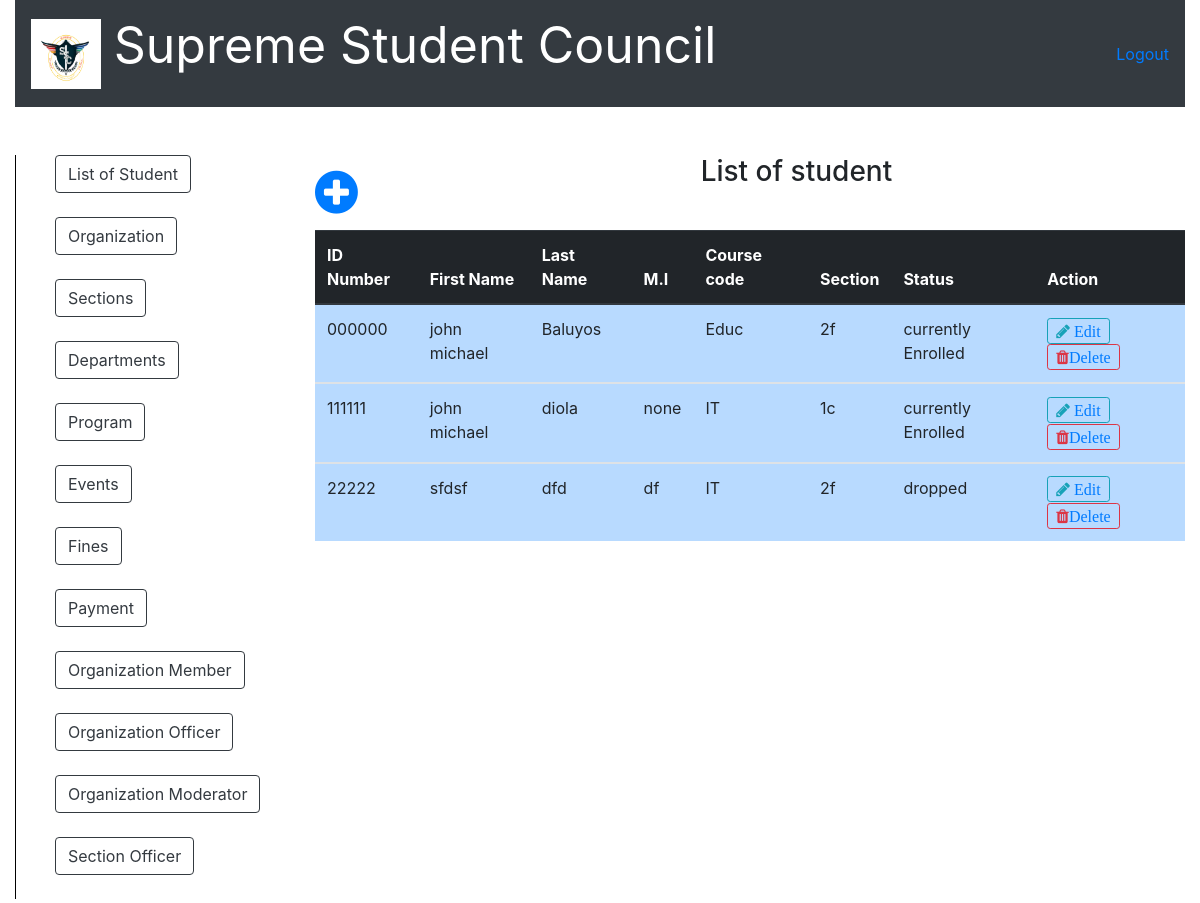
Before: /list_of_student.php with the older database file.
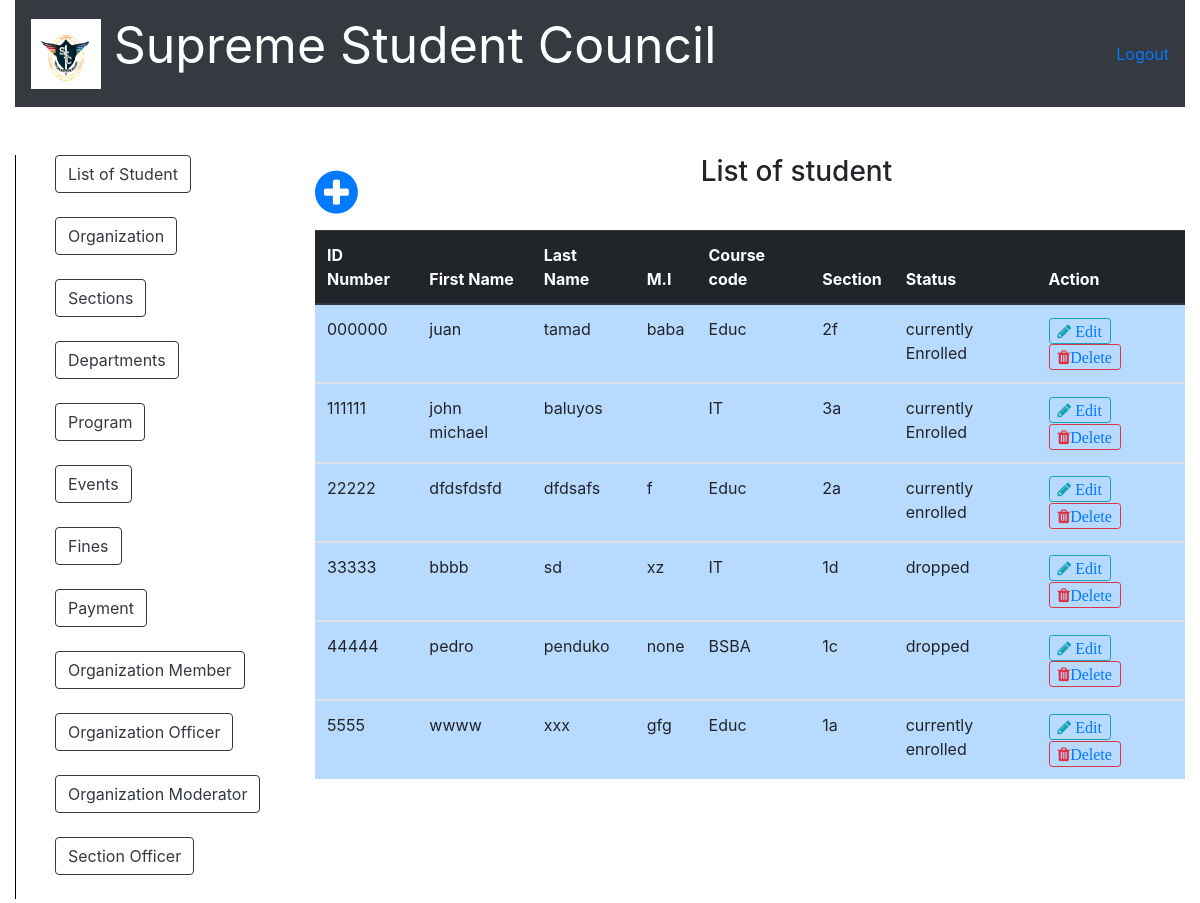
After: the same page with the newer database file.
### tables this page shows
CREATE TABLE `student` (
  `id_number` varchar(50) NOT NULL,
  `last_name` varchar(100) NOT NULL,
  `first_name` varchar(100) NOT NULL,
  `middle_name` varchar(100) NOT NULL,
  `course_code` varchar(10) NOT NULL,
  `section_id` varchar(20) NOT NULL,
  `status` varchar(50) NOT NULL
);

CREATE TABLE `program` (
  `course_code` varchar(10) NOT NULL,
  `course_name` varchar(100) NOT NULL,
  `department_code` char(10) NOT NULL
);

### list_of_student.php (the view, shortened to what this page needs)
<?php include('server.php'); ?>
<!DOCTYPE html>
<html>
<head>
		<link rel="stylesheet" href="bootstrap/css/bootstrap.min.css">
		<link rel = "stylesheet" href = "font-awesome-4.7.0/font-awesome-4.7.0/css/font-awesome.min.css">
		<link href = "css/style.css" rel = "stylesheet" type = "text/css" >
</head>
<body>
	<div class="container-fluid">
		<nav class="navbar navbar-expand-lg navbar-dark bg-dark">
		   <a href = "index.php"><img src = "ssc.PNG" style=" height:70px; width:70px;"></a>
		  <div class="collapse navbar-collapse" id="navbarTogglerDemo03">
		    	</center><p style="color:white; font-size: 50px; margin-right: 400px;">Supreme Student Council<strong></strong></p>
		    	<a href="logout.php">Logout</a>
		  </div>
		</nav>
	</div>
	<br /><br />
	<div class="container-fluid">
		<div class="row">
			<div class="col-sm-2" >
				<div class="vertical_line">
				<ul style="list-style: none;">
					<li><a href = "list_of_student.php"><button type="button" class="btn btn-outline-dark">List of Student</button></a></li><br />
					<li><a href ="list_of_organization.php"><button type="button" class="btn btn-outline-dark">Organization</button></a></li><br />
					<li><a href ="list_of_section.php"><button type="button" class="btn btn-outline-dark">Sections</button></a></li><br />
					<li><a href ="list_of_department.php"><button type="button" class="btn btn-outline-dark">Departments</button></a></li><br />
					<li><a href ="list_of_program.php"><button type="button" class="btn btn-outline-dark">Program</button></a></li><br />
					<li><a href ="list_of_event.php"><button type="button" class="btn btn-outline-dark">Events</button></a></li><br />
					<li><a href ="fines.php"><button type="button" class="btn btn-outline-dark">Fines</button></a></li><br />
					<li><a href ="payment.php"><button type="button" class="btn btn-outline-dark">Payment</button></a></li><br />
					<li><a href ="list_of_organization_member.php"><button type="button" class="btn btn-outline-dark">Organization Member</button></a></li><br />
					<li><a href ="list_of_organization_officer.php"><button type="button" class="btn btn-outline-dark">Organization Officer</button></a></li><br />
					<li><a href ="list_of_organization_moderator.php"><button type="button" class="btn btn-outline-dark">Organization Moderator</button></a></li><br />
					<li><a href ="list_of_section_officer.php"><button type="button" class="btn btn-outline-dark">Section Officer</button></a></li><br />
				</ul>
				</div>
			</div>
			<div class="col-sm-1" >
			</div>
			<div class="col-sm-9">
				<a href = "add_new_student.php"><span style="float: left; font-size: 50px; margin-right: 50px;"><i class="fa fa-plus-circle" font-size = "50px"></i></span></a>
				<center><h3>List of student</h3></center><br />
				<?php $results = mysqli_query($db, "SELECT * FROM student,program  WHERE student.course_code = program.course_code"); ?>
				<table class="table table-primary">
				  <thead class="thead-dark">
				    <tr>
					  <th scope="col">ID Number</th>
				      <th scope="col">First Name</th>
				      <th scope="col">Last Name</th>
				      <th scope="col">M.I</th>
				      <th scope="col">Course code</th>
				      <th scope="col">Section</th>
				      <th scope="col">Status</th>
				      <th scope="col">Action</th>
				    </tr>
				  </thead>
				  <?php while ($row = mysqli_fetch_array($results)){ ?>
				  <tbody>
				    <tr>
				      <td><?php echo $row['id_number']?></td>
				      <td><?php echo $row['first_name']?></td>
				      <td><?php echo $row['last_name']?></td>
				      <td><?php echo $row['middle_name']?></td>
				      <td><?php echo $row['course_code']?></td>
				      <td><?php echo $row['section_id']?></td>
					  <td><?php echo $row['status']?></td>
				      <td>
						<button type="button" class="btn btn-outline-info btn-sm fa fa-pencil"><a href="update_student.php?EDIT1=<?php echo $row['id_number']; ?>"> Edit </a></button>
						<button type="button" class="btn btn-outline-danger  btn-sm fa fa-trash"><a href="server.php?DEL1=<?php echo $row['id_number']; ?>">Delete</a></button>
				      </td>
				    </tr>
				  </tbody>
				  <?php
  				  } ?>
				</table>
			</div>
		</div>
	</div>
</body>
</html>

Changed rows visible on the page:
changed student id 000000: first_name "john michael" → "juan"; last_name "Baluyos" → "tamad"; middle_name (not shown) → "baba"
changed student "john michael": last_name "diola" → "baluyos"; section "1c" → "3a"; middle_name "none" → (not shown)
changed student id 22222: first_name "sfdsf" → "dfdsfdsfd"; last_name "dfd" → "dfdsafs"; middle_name "df" → "f"; course_code.course_code "IT" → "Educ"; section "2f" → "2a"; status "dropped" → "currently enrolled"
added student: id_number "33333", first_name "bbbb", last_name "sd", middle_name "xz", course_code.course_code "IT", section "1d", status "dropped"
added student: id_number "44444", first_name "pedro", last_name "penduko", middle_name "none", course_code.course_code "BSBA", section "1c", status "dropped"
added student: id_number "5555", first_name "wwww", last_name "xxx", middle_name "gfg", course_code.course_code "Educ", section "1a", status "currently enrolled"
